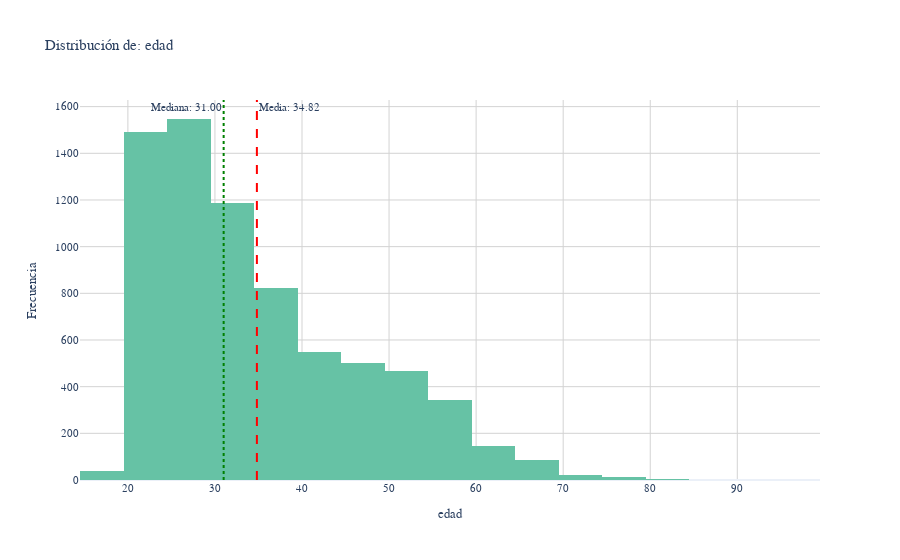
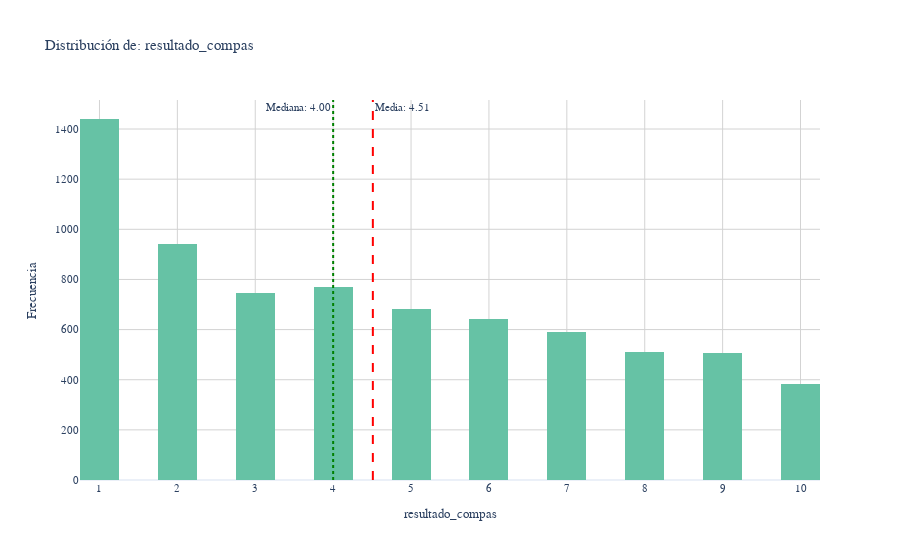
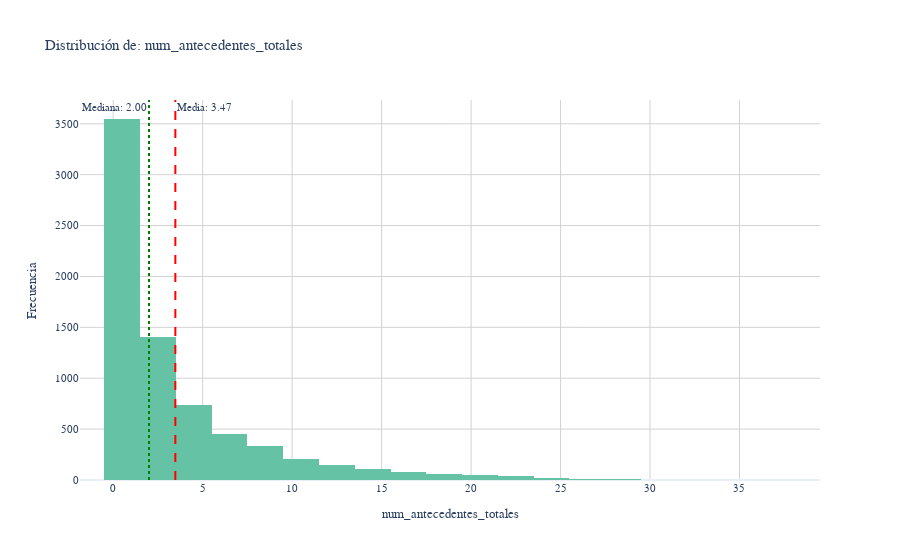

Source (notebook cell) for these figures, in order:
### Markdown cell above
Con estos tres histogramas seleccionados queremos visualizar las distribuciones sobre la edad, la puntuación Compas y el número de antecedentes totales.

### Code cell
# Función para generar histogramas múltiples
def plot_histograms(df, numeric_vars, bins=20):
    """
    Genera histogramas para una lista de variables numéricas usando la librería propia.
    """
    for var in numeric_vars:
        try:
            prop.graficar_histograma_px(df, var)
        except Exception as e:
            print(f"[Aviso] No se pudo graficar histograma de {var}: {e}")


# Variables numéricas que queremos graficar
numeric_vars = [c for c in ['edad', 'resultado_compas', 'num_antecedentes_totales'] if c in df_twoyears.columns]

# Variables categóricas que queremos graficar
cat_vars = [c for c in ['genero', 'etnia', 'rango_edad', 'resultado_compas_grado', 'reincide'] if c in df_twoyears.columns]


# ---- Ejecución punto 6.1 ----
# Histogramas
plot_histograms(df_twoyears, numeric_vars)

### Figure 1 — Plotly figure (JSON) as saved in the notebook; plotly's stock layout.template omitted (floating-point values rounded to 4 significant figures; data arrays with more than 128 entries replaced by an {"elided": "..."} marker saying what was removed)
{"data": [{"alignmentgroup": "True", "bingroup": "x", "hovertemplate": "edad=%{x}<br>count=%{y}<extra></extra>", "legendgroup": "", "marker": {"color": "rgb(102,194,165)", "pattern": {"shape": ""}}, "name": "", "nbinsx": 20, "offsetgroup": "", "orientation": "v", "showlegend": false, "type": "histogram", "x": {"elided": "7214 int values"}, "xaxis": "x", "yaxis": "y"}], "layout": {"annotations": [{"showarrow": false, "text": "Media: 34.82", "x": 34.82, "xanchor": "left", "xref": "x", "y": 1, "yanchor": "top", "yref": "y domain"}, {"showarrow": false, "text": "Mediana: 31.00", "x": 31, "xanchor": "right", "xref": "x", "y": 1, "yanchor": "top", "yref": "y domain"}], "barmode": "relative", "legend": {"tracegroupgap": 0}, "shapes": [{"line": {"color": "red", "dash": "dash"}, "type": "line", "x0": 34.82, "x1": 34.82, "xref": "x", "y0": 0, "y1": 1, "yref": "y domain"}, {"line": {"color": "green", "dash": "dot"}, "type": "line", "x0": 31, "x1": 31, "xref": "x", "y0": 0, "y1": 1, "yref": "y domain"}], "title": {"text": "Distribución de: edad"}, "xaxis": {"anchor": "y", "domain": [0, 1], "title": {"text": "edad"}}, "yaxis": {"anchor": "x", "domain": [0, 1], "title": {"text": "Frecuencia"}}}}

### Figure 2 — Plotly figure (JSON) as saved in the notebook; plotly's stock layout.template omitted (floating-point values rounded to 4 significant figures; data arrays with more than 128 entries replaced by an {"elided": "..."} marker saying what was removed)
{"data": [{"alignmentgroup": "True", "bingroup": "x", "hovertemplate": "resultado_compas=%{x}<br>count=%{y}<extra></extra>", "legendgroup": "", "marker": {"color": "rgb(102,194,165)", "pattern": {"shape": ""}}, "name": "", "nbinsx": 20, "offsetgroup": "", "orientation": "v", "showlegend": false, "type": "histogram", "x": {"elided": "7214 int values"}, "xaxis": "x", "yaxis": "y"}], "layout": {"annotations": [{"showarrow": false, "text": "Media: 4.51", "x": 4.51, "xanchor": "left", "xref": "x", "y": 1, "yanchor": "top", "yref": "y domain"}, {"showarrow": false, "text": "Mediana: 4.00", "x": 4, "xanchor": "right", "xref": "x", "y": 1, "yanchor": "top", "yref": "y domain"}], "barmode": "relative", "legend": {"tracegroupgap": 0}, "shapes": [{"line": {"color": "red", "dash": "dash"}, "type": "line", "x0": 4.51, "x1": 4.51, "xref": "x", "y0": 0, "y1": 1, "yref": "y domain"}, {"line": {"color": "green", "dash": "dot"}, "type": "line", "x0": 4, "x1": 4, "xref": "x", "y0": 0, "y1": 1, "yref": "y domain"}], "title": {"text": "Distribución de: resultado_compas"}, "xaxis": {"anchor": "y", "domain": [0, 1], "title": {"text": "resultado_compas"}}, "yaxis": {"anchor": "x", "domain": [0, 1], "title": {"text": "Frecuencia"}}}}

### Figure 3 — Plotly figure (JSON) as saved in the notebook; plotly's stock layout.template omitted (floating-point values rounded to 4 significant figures; data arrays with more than 128 entries replaced by an {"elided": "..."} marker saying what was removed)
{"data": [{"alignmentgroup": "True", "bingroup": "x", "hovertemplate": "num_antecedentes_totales=%{x}<br>count=%{y}<extra></extra>", "legendgroup": "", "marker": {"color": "rgb(102,194,165)", "pattern": {"shape": ""}}, "name": "", "nbinsx": 20, "offsetgroup": "", "orientation": "v", "showlegend": false, "type": "histogram", "x": {"elided": "7214 int values"}, "xaxis": "x", "yaxis": "y"}], "layout": {"annotations": [{"showarrow": false, "text": "Media: 3.47", "x": 3.472, "xanchor": "left", "xref": "x", "y": 1, "yanchor": "top", "yref": "y domain"}, {"showarrow": false, "text": "Mediana: 2.00", "x": 2, "xanchor": "right", "xref": "x", "y": 1, "yanchor": "top", "yref": "y domain"}], "barmode": "relative", "legend": {"tracegroupgap": 0}, "shapes": [{"line": {"color": "red", "dash": "dash"}, "type": "line", "x0": 3.472, "x1": 3.472, "xref": "x", "y0": 0, "y1": 1, "yref": "y domain"}, {"line": {"color": "green", "dash": "dot"}, "type": "line", "x0": 2, "x1": 2, "xref": "x", "y0": 0, "y1": 1, "yref": "y domain"}], "title": {"text": "Distribución de: num_antecedentes_totales"}, "xaxis": {"anchor": "y", "domain": [0, 1], "title": {"text": "num_antecedentes_totales"}}, "yaxis": {"anchor": "x", "domain": [0, 1], "title": {"text": "Frecuencia"}}}}
